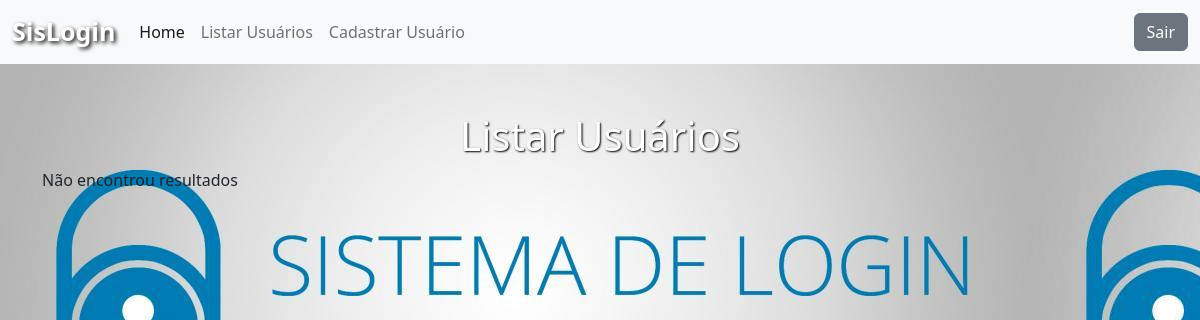
The page /index2.php?page=listar on the database as committed earlier.
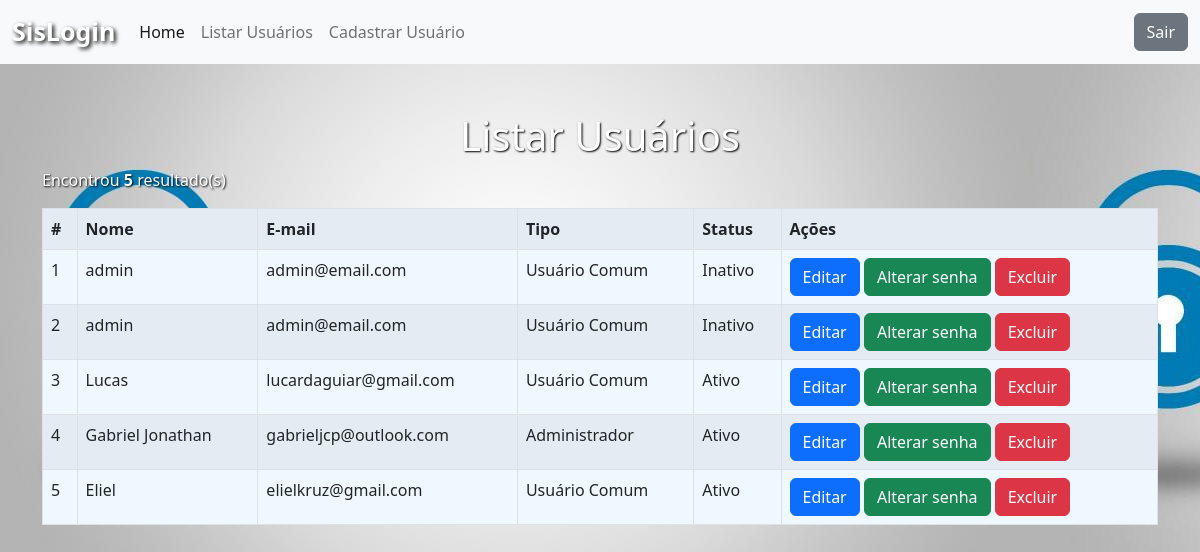
The same page on the database as committed later.
### tables this page shows
CREATE TABLE `usuarios` (
  `id` int(10) UNSIGNED NOT NULL,
  `nome` varchar(255) DEFAULT NULL,
  `email` varchar(255) DEFAULT NULL,
  `senha` varchar(255) DEFAULT NULL,
  `tipo` char(1) DEFAULT NULL,
  `status` char(1) DEFAULT NULL
);

### listar.php (the view)
<h1>Listar Usuários</h1>
<?php
	$sql = "SELECT * FROM usuarios";
	$res = $conn->query($sql);
	$qtd = $res->num_rows;
	if($qtd > 0){
		print "<p>Encontrou <b>$qtd</b> resultado(s)</p>";
		print "<table class='table table-bordered table-striped table-hover'>";
		print "<tr>";
		print "<th>#</th>";
		print "<th>Nome</th>";
		print "<th>E-mail</th>";
		print "<th>Tipo</th>";
		print "<th>Status</th>";
		print "<th>Ações</th>";
		print "</tr>";
		while($row = $res->fetch_object()){
			if($row->tipo=='1'){
				$tipo = 'Administrador';
			}else{
				$tipo = 'Usuário Comum';
			}
			if($row->status=='1'){
				$status = 'Ativo';
			}else{
				$status = 'Inativo';
			}
			print "<tr>";
			print "<td>".$row->id."</td>";
			print "<td>".$row->nome."</td>";
			print "<td>".$row->email."</td>";
			print "<td>".$tipo."</td>";
			print "<td>".$status."</td>";
			print "<td>
						<button onclick=\"location.href='?page=editar&id=".$row->id."';\" class='btn btn-primary'>Editar</button>
                        <button onclick=\"location.href='?page=alterarSenha&id=".$row->id."';\" class='btn btn-success'>Alterar senha</button>
						<button onclick=\"if(confirm('Tem certeza que deseja excluir?')){location.href='?page=salvar&acao=excluir&id=".$row->id."';}else{false;}\" class='btn btn-danger'>Excluir</button>
				   </td>";
			print "</tr>";
		}
		print "</table>";
	}else{
		print "Não encontrou resultados";
	}

### index2.php (shortened to what this page needs)
<!DOCTYPE html>
<html>
<head>
	<link rel="stylesheet" type="text/css" href="css/bootstrap.min.css">
    <link rel="stylesheet" href="css/estilos.css">
</head>
<body>
	<nav class="navbar navbar-expand-lg bg-light">
	  <div class="container-fluid">
	    <a class="navbar-brand" href="index2.php">SisLogin</a>
	    <div class="collapse navbar-collapse" id="navbarNav">
	      <ul class="navbar-nav">
	        <li class="nav-item">
	          <a class="nav-link active" aria-current="page" href="index2.php">Home</a>
	        </li>
	        <li class="nav-item">
	          <a class="nav-link" href="?page=listar">Listar Usuários</a>
	        </li>
	        <li class="nav-item">
	          <a class="nav-link" href="?page=cadastrar">Cadastrar Usuário</a>
	        </li>
	       </ul>
	   </div>
        <div class="float-end">
        	<a href="logout.php" class="btn btn-secondary">Sair</a>
        </div>
	  </div>
	</nav>
	<div class="container">
		<div class="row">
			<div class="col mt-5">
				<?php
					include("config.php");
					switch (@$_REQUEST['page']) {
						case 'listar':
							include('listar.php');
							break;
					}
				?>
			</div>
		</div>
	</div>
</body>
</html>

### css/estilos.css (style rules this page uses)
body { background: url('../imagens/sistema.jpg'); }
h1 { text-align: center; color: white; text-shadow: 1px 1px 2px black; }
table { background-color: aliceblue; }
p, h5 { color: white; text-shadow: 1px 1px 2px black; }
.navbar-brand { color: white; text-shadow: 2px 2px 4px black; font-size: 25px; font-weight: bold; }

Rows that differ between the two databases and show on the page:
added usuarios: id "1", nome "admin", email "admin@email.com", tipo "Usuário Comum", status "Inativo"
added usuarios: id "2", nome "admin", email "admin@email.com", tipo "Usuário Comum", status "Inativo"
added usuarios: id "3", nome "Lucas", email "lucardaguiar@gmail.com", tipo "Usuário Comum", status "Ativo"
added usuarios: id "4", nome "Gabriel Jonathan", email "gabrieljcp@outlook.com", tipo "Administrador", status "Ativo"
added usuarios: id "5", nome "Eliel", email "elielkruz@gmail.com", tipo "Usuário Comum", status "Ativo"
Other text that changed with them:
$qtd: (not shown) → "5"
text no longer shown: "Não encontrou resultados"
text now shown: "Encontrou resultado(s) # Nome E-mail Tipo Status Ações"
